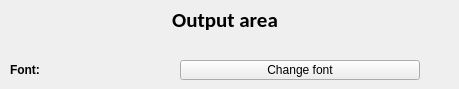
     <widget class="QWidget" name="appearanceOutputareaTab">
      <property name="whatsThis">
       <string>The output area is the big field at the left side of GProxy.
Here you can will see all chat messages and much more.</string>
      </property>
      <attribute name="title">
       <string>Ouput area</string>
      </attribute>
      <widget class="QLabel" name="outputareaHeaderLabel">
       <property name="geometry">
        <rect>
         <x>0</x>
         <y>0</y>
         <width>450</width>
         <height>40</height>
        </rect>
       </property>
       <property name="sizePolicy">
        <sizepolicy hsizetype="Expanding" vsizetype="Expanding">
         <horstretch>0</horstretch>
         <verstretch>0</verstretch>
        </sizepolicy>
       </property>
       <property name="font">
        <font>
         <family>Calibri</family>
         <pointsize>16</pointsize>
         <weight>75</weight>
         <bold>true</bold>
        </font>
       </property>
       <property name="text">
        <string>Output area</string>
       </property>
       <property name="alignment">
        <set>Qt::AlignCenter</set>
       </property>
      </widget>
      <widget class="QLabel" name="outputareaFontLabel">
       <property name="geometry">
        <rect>
         <x>10</x>
         <y>60</y>
         <width>160</width>
         <height>20</height>
        </rect>
       </property>
       <property name="font">
        <font>
         <family>Arial</family>
         <pointsize>9</pointsize>
         <weight>75</weight>
         <bold>true</bold>
        </font>
       </property>
       <property name="text">
        <string>Font:</string>
       </property>
      </widget>
      <widget class="QPushButton" name="outputareaFontButton">
       <property name="geometry">
        <rect>
         <x>180</x>
         <y>60</y>
         <width>240</width>
         <height>20</height>
        </rect>
       </property>
       <property name="text">
        <string>Change font</string>
       </property>
      </widget>
     </widget>
